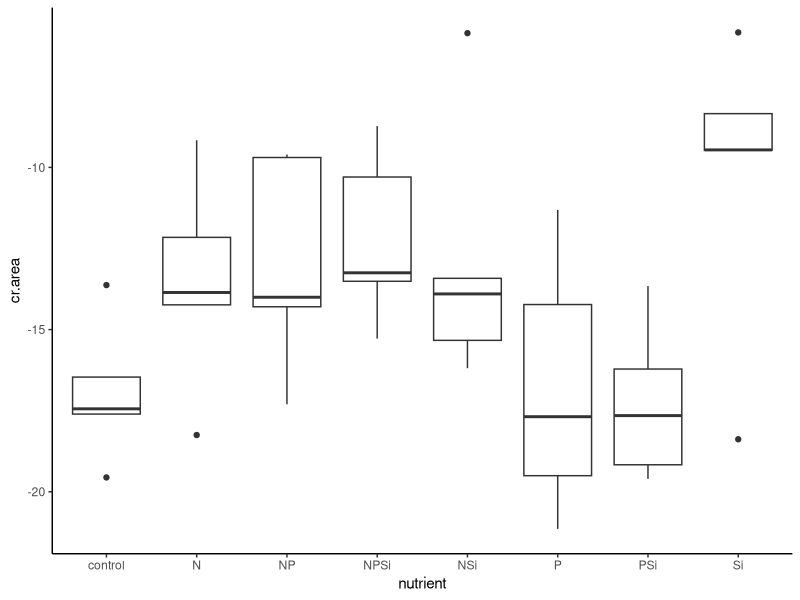
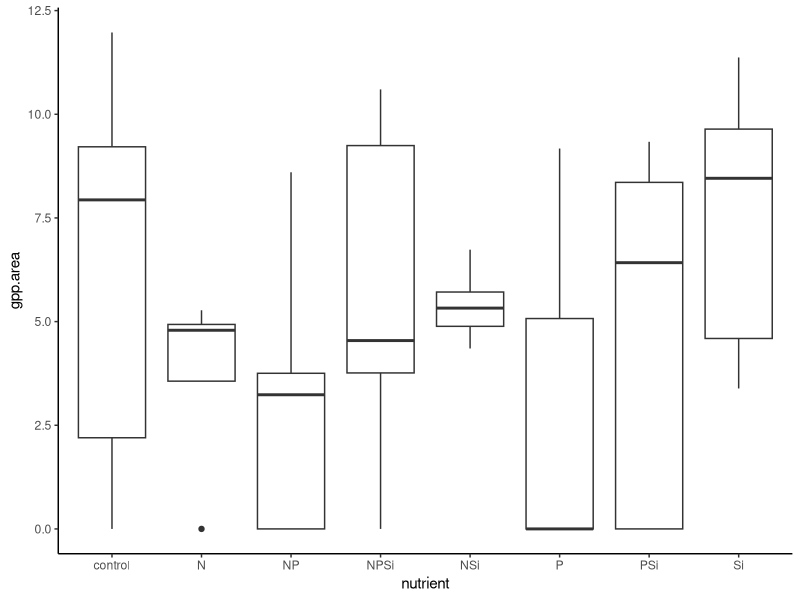
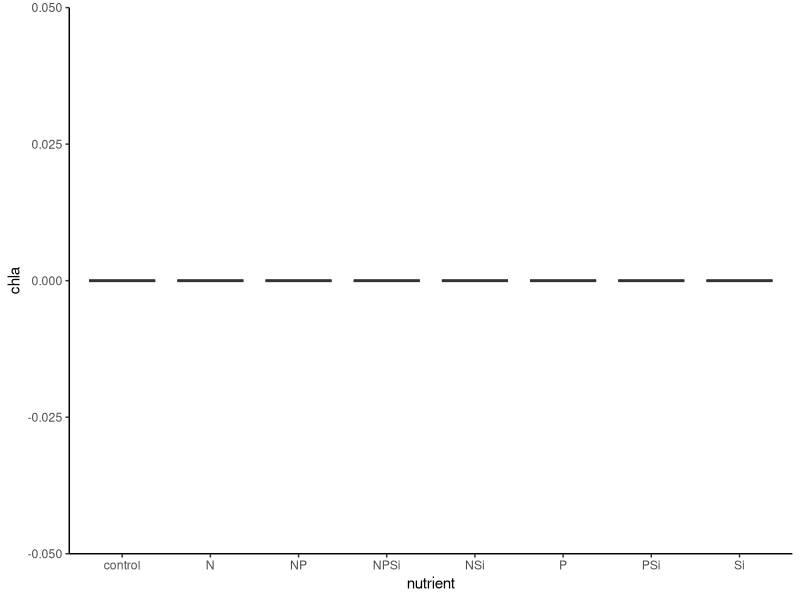

Write the R code that produced these figures, in order. (Note: this script raises an error after producing the figures.)
#Author:  Clay Arango
#Creation date: 10-Feb-19
#Script to analyze NDS data from Summer 2018 NDS work with S. Roley and A. Alexiades

#packages
library(nlme)
library(nortest)
library(plyr)
library(dplyr)
library(multcomp)
library(MASS)
library(ggplot2)
library(tidyr)

#Load data
aht_fall <- read.table(file="aht_fall.csv", header=T, sep=",")

#set variable
d = aht_fall

#evaluate data to make sure factors are correct
names(d)
unique(d$nutrient) #control, N, NP, NPSi, NSi, P, PSi, Si
unique(d$N) #should be 0 and 1
unique(d$P) #should be 0 and 1
unique(d$Si) #should be 0 and 1
unique(d$top) #should be "sponge" and "glass"
#if need to change, use recode function below. 
d$top<-recode(d$top, "cellulose" ="sponge")
str(d)

#convert N and P and Si values (0 or 1 for absence or presence) to factors
d$N<-as.factor(d$N)
d$P<-as.factor(d$P)
d$Si<-as.factor(d$Si)
str(d)

#subset data into gpp and cr response
d.cr = subset(d, top=="sponge", data=d)
d.gpp = subset(d, top=="glass", data=d)

#check for outliers and check data entry before calculating NRR.
ggplot(d.cr, aes(x=nutrient, y=cr.area))+geom_boxplot() +theme_classic()
#one high NSi checks out, one low Si checks out

#calculate nrr for cr
x<-ddply(d.cr, "nutrient", summarise, ave_cr = mean(cr.area, na.rm=T)) 
x
d.cr$cr.nrr = d.cr$cr.area/-16.93973 #divide by control ave_cr
d.cr$chla.nrr<-NA
d.cr$gpp.nrr<-NA

#check for outliers and check data entry before calculating NRR.
ggplot(d.gpp, aes(x=nutrient, y=gpp.area))+geom_boxplot() +theme_classic()
#ok, but huge range in controls (but appear to have a normal distn - no outliers to remove)
ggplot(d.gpp, aes(x=nutrient, y=chla))+geom_boxplot() +theme_classic()
#one low control value checks out. is an outlier, but not sure if should be removed. will calculate both.

#calculate nrr for gpp and chla
x<- ddply(d.gpp, "nutrient", summarise, ave_gpp = mean(gpp.area, na.rm=T), ave_chla = mean(chla, na.rm=T)) 
x
d.gpp$gpp.nrr = d.gpp$gpp.area/6.501087 #divide by control ave_gpp
d.gpp$chla.nrr = d.gpp$chla/1.4299814 #divide by control ave_chla
d.gpp$cr.nrr<-NA
x1<- ddply(subset(d.gpp,!(nds.id=="B5")), "nutrient", summarise,  ave_chla = mean(chla, na.rm=T)) 
x1
d.gpp$chla.nrr = d.gpp$chla/1.7693330 #divide by control with B5 removed (outlier)
d.cr$chla.nrr_1<-NA

#combine files and export
d.nrr<-rbind(d.cr, d.gpp)
d.nrr$cr.es<-log(d.nrr$cr.nrr)
d.nrr$gpp.es<-log(d.nrr$gpp.nrr)
d.nrr$chla.es<-log(d.nrr$chla.nrr)
d.nrr$chla.es_1<-log(d.nrr$chla.nrr_1)
d.nrr$site.date<-"aht_fall"
write.table(d.nrr, "aht_fall_nrr.csv", sep=",", quote=F, row.names =F)

###############
#plots of NRR
##############
ggplot(data=subset(d.cr, !(nutrient=="control")), aes(x=nutrient, y=cr.nrr))+geom_boxplot()+theme_bw()+
  ylab("CR NRR")+geom_abline(slope = 0, intercept = 1)+
  theme(axis.title.x=element_blank(), panel.grid.minor=element_blank(), panel.grid.major=element_blank())
#inhibition or neutral

ggplot(data=subset(d.nrr, (top=="sponge")), aes(x=nutrient, y=cr.es))+geom_boxplot()+theme_bw()+
  ylab("CR Effect Size")+geom_hline(yintercept = 0.7, lty="dashed")+ geom_hline(yintercept = -0.7, lty="dashed")+
  geom_hline(yintercept = -1.385)+
  theme(axis.title.x=element_blank(), panel.grid.minor=element_blank(), panel.grid.major=element_blank())

ggplot(data=d.gpp, aes(x=nutrient, y=gpp.nrr))+geom_boxplot()+theme_bw()+
  ylab("GPP NRR")+geom_abline(slope = 0, intercept = 1)+
  theme(axis.title.x=element_blank(), panel.grid.minor=element_blank(), panel.grid.major=element_blank())
#neutral or inhibited

ggplot(data=subset(d.nrr,top=="glass"), aes(x=nutrient, y=gpp.es))+geom_boxplot()+theme_bw()+
  ylab("GPP Effect Size")+geom_abline(slope = 0, intercept = 1)+geom_hline(yintercept = -0.7, lty="dashed")+
  theme(axis.title.x=element_blank(), panel.grid.minor=element_blank(), panel.grid.major=element_blank())

ggplot(data=d.gpp, aes(x=nutrient, y=chla.nrr))+geom_boxplot()+theme_bw()+ggtitle ("All Data")+
  ylab("Chlorophyll-a NRR")+geom_abline(slope = 0, intercept = 1)+scale_y_continuous(limits=c(0, 2))+
  theme(axis.title.x=element_blank(), panel.grid.minor=element_blank(), panel.grid.major=element_blank())
#inhibition

ggplot(data=subset(d.gpp, !(nds.id == "B5")),aes(x=nutrient, y=chla.nrr_1))+geom_boxplot()+theme_bw()+ggtitle ("Outlier Removed")+
  ylab("Chlorophyll-a NRR")+geom_abline(slope = 0, intercept = 1)+scale_y_continuous(limits=c(0, 2))+
  theme(axis.title.x=element_blank(), panel.grid.minor=element_blank(), panel.grid.major=element_blank())

ggplot(data=subset(d.nrr, (top=="glass")), aes(x=nutrient, y=chla.es))+geom_boxplot()+theme_bw()+
  ylab("Chla Effect Size")+ geom_hline(yintercept = 0.7, lty="dashed")+  geom_hline(yintercept = -1.385)+  
  ggtitle ("All Data")+geom_hline(yintercept = -0.7, lty="dashed")+
  theme(axis.title.x=element_blank(), panel.grid.minor=element_blank(), panel.grid.major=element_blank())

ggplot(data=subset(d.nrr, (top=="glass") & !(nds.id=="B5")), aes(x=nutrient, y=chla.es_1))+geom_boxplot()+theme_bw()+
  ylab("Chla Effect Size")+ geom_hline(yintercept = 0.7, lty="dashed")+  geom_hline(yintercept = -1.385)+  
  ggtitle ("Outlier Removed")+geom_hline(yintercept = -0.7, lty="dashed")+
  theme(axis.title.x=element_blank(), panel.grid.minor=element_blank(), panel.grid.major=element_blank())

##########
#NRR Summary Files
#########
#no need to make these now; wait until all NRR files collated and then do a summary! But leaving code here because can use
#as template for data all together.
GPP_sum<-ddply(d.gpp, "nutrient", summarise, ave_nrr.gpp=mean(gpp.nrr, na.rm=T), sd_nrr.gpp=sd(gpp.nrr, na.rm=T), 
               se_nrr.gpp =(sd(gpp.nrr)/sqrt(sum(!is.na(gpp.nrr)))), 
               ci95_nrr.gpp = (1.96*(sd(gpp.nrr)/sqrt(sum(!is.na(gpp.nrr))))),
               ave_nrr.chla=mean(chla.nrr, na.rm=T), sd_nrr.chla=sd(chla.nrr, na.rm=T), 
               se_nrr.chla =(sd(chla.nrr)/sqrt(sum(!is.na(chla.nrr)))), 
               ci95_nrr.chla = (1.96*(sd(chla.nrr)/sqrt(sum(!is.na(chla.nrr))))))
CR_sum<-ddply(d.cr, "nutrient", summarise, ave_nrr.cr=mean(cr.nrr, na.rm=T), sd_nrr.cr=sd(cr.nrr, na.rm=T), 
              se_nrr.cr =(sd(cr.nrr)/sqrt(sum(!is.na(cr.nrr)))), 
              ci95_nrr.cr = (1.96*(sd(cr.nrr)/sqrt(sum(!is.na(cr.nrr))))))

#now combine into one and export
d.sum<-merge(GPP_sum, CR_sum, by="nutrient")
d.sum$site_date<-"aht_fall"
write.table(d.sum, "aht_fall_summ.csv",  sep=",", quote=F, row.names =F)


############################################################
#analyze RESPIRATION data
############################################################

M1<-gls(cr.area~N*P*Si, data=d.cr, na.action=na.omit)
E1<-residuals(M1)
qqnorm(E1)
qqline(E1)
ad.test(E1)
   #residuals are normally distributed p = 0.5832
hist(E1)  
plot(M1)

plot(filter(d.cr, !is.na(cr.area)) %>% dplyr::select(nutrient), 
     E1, xlab="nutrient", ylab="Residuals")
bartlett.test(cr.area~nutrient, data=d.cr)
   #variance test is ok p = 0.8068

anova(M1)  #N inhibition
#(Intercept)     1 672.5216  <.0001
#N               1   4.8667  0.0347
#P               1   1.6032  0.2146
#Si              1   2.9798  0.0940
#N:P             1   3.4407  0.0728
#N:Si            1   1.2128  0.2790
#P:Si            1   2.5467  0.1204
#N:P:Si          1   2.8114  0.1033

##########################################################
#do multiple 2 way ANOVAs to improve our ability to interpret
##########################################################
#N and P
xx = na.omit(subset(d.cr, select = c(N,P,cr.area)))
interaction.plot(xx$N, xx$P, xx$cr.area*-1)

#N and Si
xx = na.omit(subset(d.cr, select = c(N,Si,cr.area)))
interaction.plot(xx$N, xx$Si, xx$cr.area*-1)
#decline in presence of N, but more dramatic decline with N alone (Si tempers a bit)

#P and Si
xx = na.omit(subset(d.cr, select = c(P,Si,cr.area)))
interaction.plot(xx$P, xx$Si, xx$cr.area*-1)
#looks like P limitation, but NS
##########################################################
##########################################################

x <- group_by(d.cr, nutrient) %>%  # Grouping function causes subsequent functions to aggregate by season and reach
  summarize(cr.mean = abs(mean(cr.area, na.rm = TRUE)), # na.rm = TRUE to remove missing values
            cr.sd=abs(sd(cr.area, na.rm = TRUE)),  # na.rm = TRUE to remove missing values
            n = sum(!is.na(cr.area)), # of observations, excluding NAs. 
            cr.se=cr.sd/sqrt(n))

ggplot(data=x, aes(x=nutrient, y=cr.mean)) + 
  geom_bar(stat="identity", position=position_dodge(), color = "black") + 
  geom_errorbar(aes(ymin=cr.mean, ymax=cr.mean+cr.se), width=0.2, 
                position=position_dodge(0.9)) + 
  xlab("Nutrient") +
  ylab(expression(Respiration~(ug~O[2]~m^{-2}~h^{-1}))) +
  ylim(0,20) +
  labs(fill="Light") +
  theme_bw() +
  theme(panel.grid.major=element_blank(),
        panel.grid.minor=element_blank(),
        legend.title=element_text(size=6),
        legend.key=element_blank(), 
        legend.position=c(0.5,0.95), 
        legend.text=element_text(size=8), 
        legend.background=element_blank(), 
        legend.direction="horizontal", 
        legend.key.size=unit(0.3, "cm"), 
        axis.title.y=element_text(size=8), 
        axis.title.x=element_text(size=8), 
        axis.text.x=element_text(size=8))

#ggsave('output/figures/Ring_fall.tiff',
#       units="in",
#       width=3.25,
#       height=3.25,
#       dpi=1200,
#       compression="lzw")

############################################################
#analyze the PRODUCTION data
############################################################

M1<-gls(gpp.area~N*P*Si, data=d.gpp, na.action=na.omit) 
E1<-residuals(M1)
qqnorm(E1)
qqline(E1)
ad.test(E1)
   #residuals ok

hist(E1, xlab="residuals", main="")
plot(M1)

plot(filter(d.gpp, !is.na(gpp.area)) %>% dplyr::select(nutrient), 
     E1, xlab="nutrient", ylab="Residuals")
bartlett.test(gpp.area~nutrient, data=d.gpp)
   #OK

anova(M1)
  
x <- group_by(d.gpp, nutrient) %>%  # Grouping function causes subsequent functions to aggregate by season and reach
  summarize(gpp.mean = abs(mean(gpp.area, na.rm = TRUE)), # na.rm = TRUE to remove missing values
            gpp.sd=abs(sd(gpp.area, na.rm = TRUE)),  # na.rm = TRUE to remove missing values
            n = sum(!is.na(gpp.area)), # of observations, excluding NAs. 
            gpp.se=gpp.sd/sqrt(n))

ggplot(data=x, aes(x=nutrient, y=gpp.mean)) + 
  geom_bar(stat="identity", position=position_dodge(), color = "black") + 
  geom_errorbar(aes(ymin=gpp.mean, ymax=gpp.mean+gpp.se), width=0.2, 
                position=position_dodge(0.9)) + 
  xlab("Nutrient") +
  ylab(expression(Production~(ug~O[2]~m^{-2}~h^{-1}))) +
  labs(fill="Light") +
  theme_bw() +
  theme(panel.grid.major=element_blank(),
        panel.grid.minor=element_blank(), 
        legend.title=element_text(size=6), 
        legend.key=element_blank(),  
        legend.position=c(0.5,0.95),  
        legend.text=element_text(size=8),  
        legend.background=element_blank(),  
        legend.direction="horizontal",  
        legend.key.size=unit(0.3, "cm"),  
        axis.title.y=element_text(size=8),  
        axis.title.x=element_text(size=8),  
        axis.text.x=element_text(size=8))

#ggsave('output/figures/gppByNutrient.tiff',
#       units="in",
#       width=3.25,
#       height=3.25,
#       dpi=1200,
#       compression="lzw")


############################################################
#analyze the CHL-A biomass on disks
###########################################################
d.gpp1<-subset(d.gpp,!(nds.id=="B5"))
M1<-gls(chla~N*P*Si, data=d.gpp1, na.action=na.omit) 
E1<-residuals(M1)
qqnorm(E1)
qqline(E1)
ad.test(E1)
#residuals ok p = 0.5832

hist(E1, xlab="residuals", main="")
plot(M1)

plot(filter(d.gpp, !is.na(gpp.area)) %>% dplyr::select(nutrient), 
     E1, xlab="nutrient", ylab="Residuals")
bartlett.test(gpp.area~nutrient, data=d.gpp)
#OK p = 0.2611

anova(M1)# interpretation: Si, N serial inhibition; P, Si serial inhibition
#N               1  17.54615  0.0002
#P               1  10.03378  0.0036
#Si              1  21.31226  0.0001
#N:P             1   0.05818  0.8111
#N:Si            1   5.32462  0.0284
#P:Si            1   7.69659  0.0096
#N:P:Si          1   1.46880  0.2353

##########################################################
#do multiple 2 way ANOVAs to improve our ability to interpret
##########################################################
#N and P
xx = na.omit(subset(d.gpp1, select = c(N,P,chla)))
interaction.plot(xx$N, xx$P, xx$chla)
#N inhibition, P inhibition

#N and Si
xx = na.omit(subset(d.gpp1, select = c(N,Si,chla)))
interaction.plot(xx$N, xx$Si, xx$chla)

#P and Si
xx = na.omit(subset(d.gpp1, select = c(P,Si,chla)))
interaction.plot(xx$P, xx$Si, xx$chla)
#Si and P inhibition; Si dampens P inhibition
